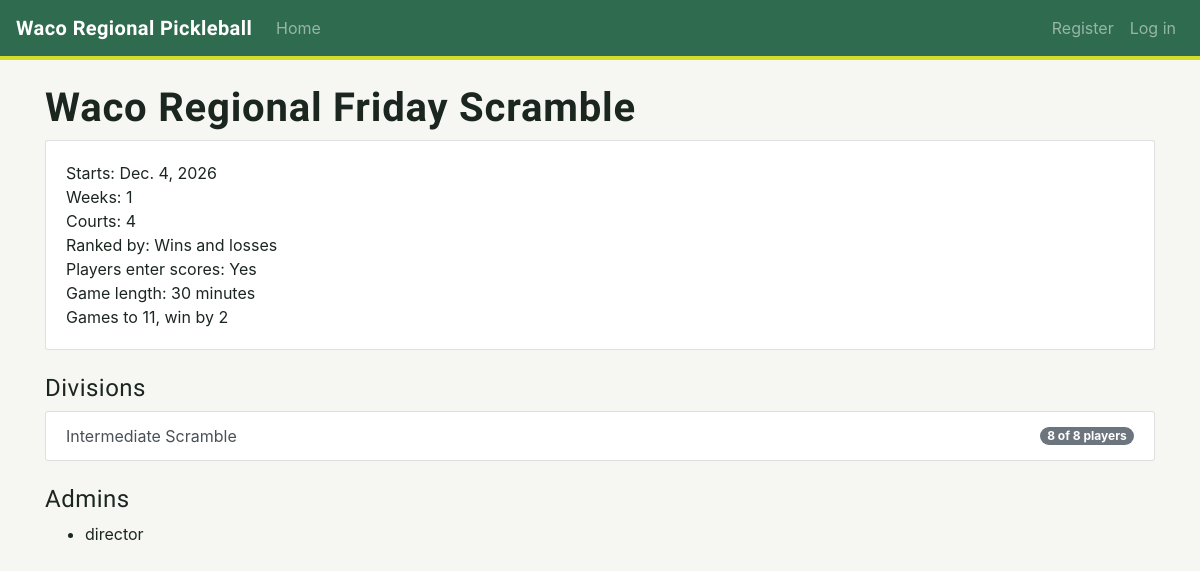
Screenshot of /tournaments/4/ with the database file from the repository.
### tournaments/models.py (models this page shows, shortened)
class Tournament(models.Model):
    RANKING_CHOICES = [('wins', 'Wins and losses'), ('points', 'Total points')]
    name = models.CharField(max_length=100)
    start_date = models.DateField()
    num_weeks = models.PositiveIntegerField()
    num_courts = models.PositiveIntegerField(default=4)
    ranking_method = models.CharField(max_length=10, choices=RANKING_CHOICES, default='wins')
    players_enter_scores = models.BooleanField(default=False)
    game_minutes = models.PositiveIntegerField(default=30)
    points_to_win = models.PositiveIntegerField(default=11)
    win_by_two = models.BooleanField(default=True)
    join_code = models.CharField(max_length=8, unique=True)
    admins = models.ManyToManyField(User, related_name='admin_tournaments')
    members = models.ManyToManyField(User, related_name='joined_tournaments', blank=True)
    date_added = models.DateTimeField(auto_now_add=True)

class Division(models.Model):
    LEVEL_CHOICES = [
        ('beginner', 'Beginner'),
        ('intermediate', 'Intermediate'),
        ('advanced', 'Advanced'),
    ]
    FORMAT_CHOICES = [
        ('mixed', 'Mixed doubles'),
        ('mens', "Men's doubles"),
        ('womens', "Women's doubles"),
        ('scramble', 'Scramble'),
    ]
    MEETING_CHOICES = [(1, 'Once'), (2, 'Twice')]
    WIN_BY_TWO_CHOICES = [('', "Use the tournament's setting"), ('yes', 'Yes'), ('no', 'No')]
    tournament = models.ForeignKey(Tournament, on_delete=models.CASCADE)
    level = models.CharField(max_length=20, choices=LEVEL_CHOICES)
    format = models.CharField(max_length=20, choices=FORMAT_CHOICES)
    max_teams = models.PositiveIntegerField()
    games_per_week = models.PositiveIntegerField()
    max_meetings_per_night = models.PositiveIntegerField(choices=MEETING_CHOICES, default=1)
    game_minutes = models.PositiveIntegerField(null=True, blank=True)
    points_to_win = models.PositiveIntegerField(null=True, blank=True)
    win_by_two = models.CharField(max_length=3, blank=True, choices=WIN_BY_TWO_CHOICES)
    def __str__(self):
        return f"{self.get_level_display()} {self.get_format_display()}"

### tournaments/views.py (the view)
# urls.py: path('tournaments/<int:tournament_id>/', views.tournament, name='tournament'),
def tournament(request, tournament_id):
    tournament = get_object_or_404(Tournament, id=tournament_id)
    divisions = tournament.division_set.all()
    admins = tournament.admins.order_by('username')
    user_is_admin = is_admin(request.user, tournament)
    join_link = request.build_absolute_uri(
        reverse('tournaments:join_tournament', args=[tournament.join_code]))
    context = {'tournament': tournament, 'divisions': divisions, 'admins': admins,
               'user_is_admin': user_is_admin, 'join_link': join_link}
    return render(request, 'tournaments/tournament.html', context)

### tournaments/helpers.py (called while the page is built)
def is_admin(user, tournament):
    if user.is_superuser:
        return True
    return user.is_authenticated and tournament.admins.filter(id=user.id).exists()

### tournaments/templates/tournaments/tournament.html (shortened to what this page needs)
{% extends 'tournaments/base.html' %}
{% block content %}
  <h1>{{ tournament.name }}</h1>
  <div class="card mb-4">
    <div class="card-body">
      <ul class="list-unstyled mb-0">
        <li>Starts: {{ tournament.start_date }}</li>
        <li>Weeks: {{ tournament.num_weeks }}</li>
        <li>Courts: {{ tournament.num_courts }}</li>
        <li>Ranked by: {{ tournament.get_ranking_method_display }}</li>
        <li>Players enter scores: {% if tournament.players_enter_scores %}Yes{% else %}No{% endif %}</li>
        <li>Game length: {{ tournament.game_minutes }} minutes</li>
        <li>Games to {{ tournament.points_to_win }}{% if tournament.win_by_two %}, win by 2{% endif %}</li>
      </ul>
    </div>
  </div>
  <h2 class="h4">Divisions</h2>
  <div class="list-group mb-4">
    {% for division in divisions %}
      <a class="list-group-item list-group-item-action d-flex justify-content-between align-items-center"
         href="{% url 'tournaments:division' division.id %}">
        {{ division }}
        <span class="badge badge-secondary badge-pill">
          {{ division.team_set.count }} of {{ division.max_teams }} {% if division.format == 'scramble' %}players{% else %}teams{% endif %}
        </span>
      </a>
    {% empty %}
      <div class="list-group-item">No divisions yet.</div>
    {% endfor %}
  </div>
  <h2 class="h4">Admins</h2>
  <ul>
    {% for admin in admins %}
      <li>{{ admin.username }}</li>
    {% endfor %}
  </ul>
{% endblock content %}

### tournaments/templates/tournaments/base.html (style rules this page uses)
:root { --court: #2f6b4f; --court-dark: #1f4a37; --court-light: #e3eee6; --kitchen: #2c5d8a; --ball: #d4dd2a; --ink: #1c2621; --paper: #f6f7f3; --muted: #7a857f; }
body { background: var(--paper); color: var(--ink); }
a { color: var(--kitchen); }
h1, h2, h3, .navbar-brand, .night-title { font-family: 'Barlow Condensed', sans-serif; font-weight: 700; letter-spacing: 0.02em; }
.btn, .form-control, .alert, .list-group-item:first-child, .list-group-item:last-child, .card { border-radius: 3px; }

### rows the page displays
Tournament: name "Waco Regional Friday Scramble", start_date "Dec. 4, 2026", num_weeks "1", num_courts "4", ranking_method "Wins and losses", game_minutes "30", points_to_win "11"
Division: level+format "Intermediate Scramble", team_set.count "8", max_teams "8", shows "players"

### other values shown
{{ admin.username }} "director"
